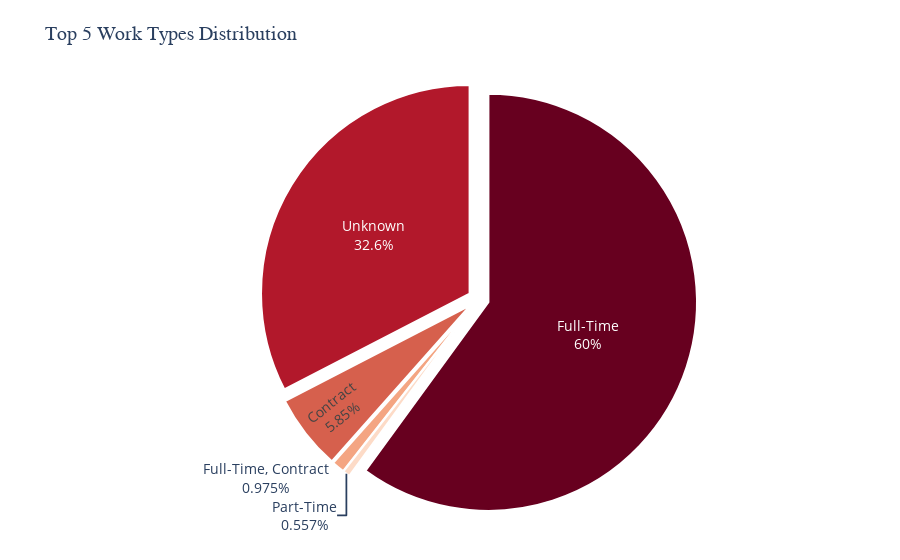

Here is the notebook cell this chart was saved with:
### Code cell
# Top 5 work types
import plotly.express as px

# Ensure column names are clean
work_type_counts.columns = ['Work Type', 'Count']

# Optional: Capitalize work type names
work_type_counts['Work Type'] = work_type_counts['Work Type'].str.title()

# Select only the top 5
top5_work_types = work_type_counts.nlargest(5, 'Count')

# Pie Chart (Top 5)
fig = px.pie(
    top5_work_types,
    names='Work Type',
    values='Count',
    title='Top 5 Work Types Distribution ',
    color_discrete_sequence=px.colors.sequential.RdBu
)

fig.update_traces(
    textinfo='percent+label',
    textfont_size=14,
    marker=dict(line=dict(color='white', width=2)),
    pull=[0.05] * len(top5_work_types),
    hovertemplate='<b>%{label}</b><br>Count: %{value}<br>Share: %{percent}<extra></extra>'
)

fig.update_layout(
    title_font_size=20,
    title_font_family="Segoe UI",
    showlegend=False,
    margin=dict(t=80, b=40, l=20, r=20),
    paper_bgcolor='white',
)

fig.show()

### Figure 1 — Plotly figure (JSON) as saved in the notebook; plotly's stock layout.template omitted (floating-point values rounded to 4 significant figures)
{"data": [{"domain": {"x": [0, 1], "y": [0, 1]}, "hovertemplate": "<b>%{label}</b><br>Count: %{value}<br>Share: %{percent}<extra></extra>", "labels": ["Full-Time", "Unknown", "Contract", "Full-Time, Contract", "Part-Time"], "legendgroup": "", "marker": {"line": {"color": "white", "width": 2}}, "name": "", "pull": [0.05, 0.05, 0.05, 0.05, 0.05], "showlegend": true, "textfont": {"size": 14}, "textinfo": "percent+label", "type": "pie", "values": [431, 234, 42, 7, 4]}], "layout": {"autosize": true, "legend": {"tracegroupgap": 0}, "margin": {"b": 40, "l": 20, "r": 20, "t": 80}, "paper_bgcolor": "white", "piecolorway": ["rgb(103,0,31)", "rgb(178,24,43)", "rgb(214,96,77)", "rgb(244,165,130)", "rgb(253,219,199)", "rgb(247,247,247)", "rgb(209,229,240)", "rgb(146,197,222)", "rgb(67,147,195)", "rgb(33,102,172)", "rgb(5,48,97)"], "showlegend": false, "title": {"font": {"family": "Segoe UI", "size": 20}, "text": "Top 5 Work Types Distribution "}}}
